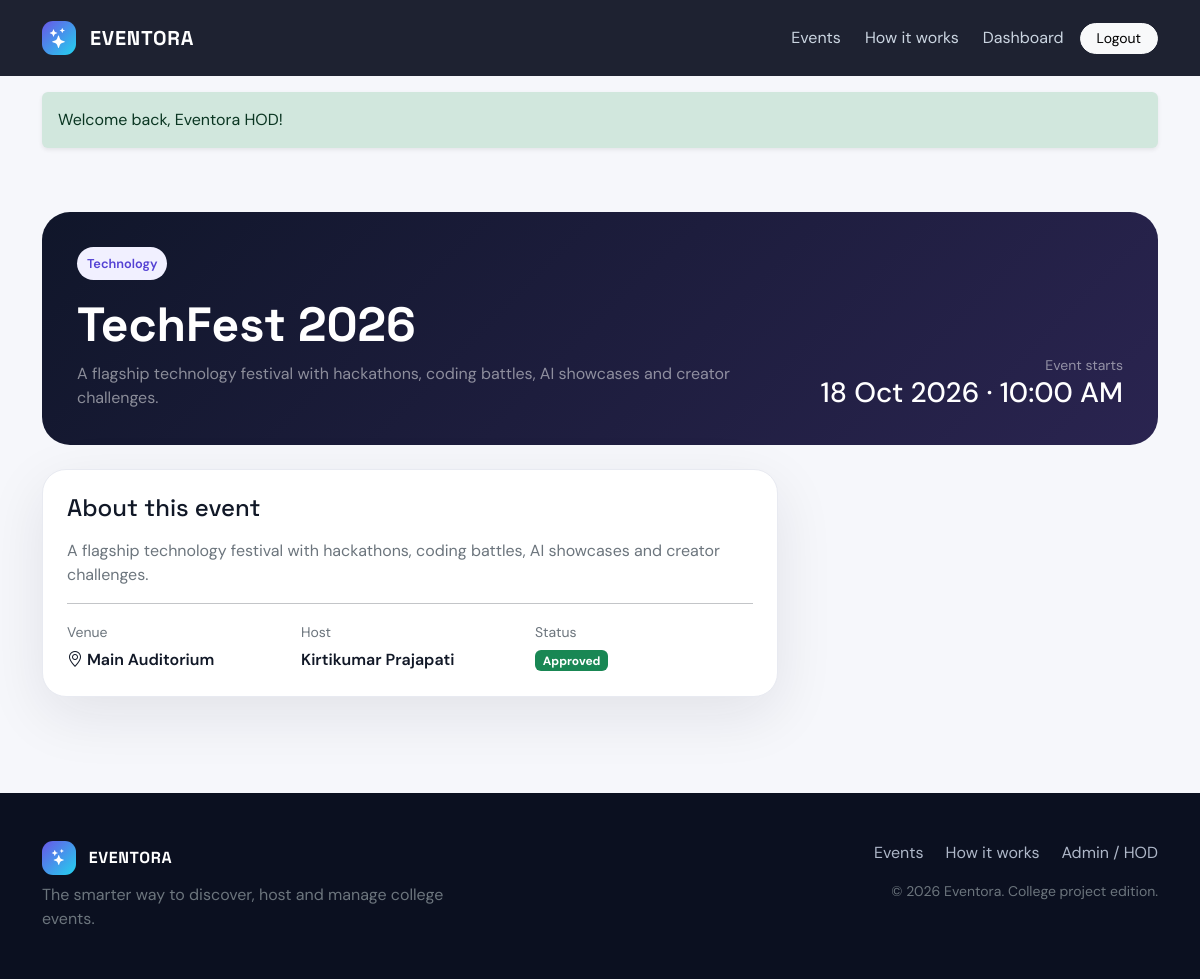
The page /user/event.php?id=1 (signed in) on the database its author committed.
### tables this page shows
CREATE TABLE events (
 id INT UNSIGNED AUTO_INCREMENT PRIMARY KEY,
 host_id INT UNSIGNED NULL,
 title VARCHAR(180) NOT NULL,
 category VARCHAR(80) NOT NULL,
 description TEXT NOT NULL,
 event_date DATETIME NOT NULL,
 venue VARCHAR(180) NOT NULL,
 expected_participants INT NOT NULL DEFAULT 0,
 budget DECIMAL(12,2) NOT NULL DEFAULT 0,
 requirements TEXT,
 status ENUM('draft','approved','closed','completed') NOT NULL DEFAULT 'draft',
 created_at TIMESTAMP DEFAULT CURRENT_TIMESTAMP,
 FOREIGN KEY(host_id) REFERENCES users(id) ON DELETE SET NULL,
 INDEX(event_date,status)
);

CREATE TABLE users (
 id INT UNSIGNED AUTO_INCREMENT PRIMARY KEY,
 name VARCHAR(120) NOT NULL,
 email VARCHAR(190) NOT NULL UNIQUE,
 password VARCHAR(255) NOT NULL,
 role ENUM('student','host','coordinator','volunteer','admin') NOT NULL DEFAULT 'student',
 status ENUM('active','inactive') NOT NULL DEFAULT 'active',
 created_at TIMESTAMP DEFAULT CURRENT_TIMESTAMP
);

### user/event.php (the view)
<?php
require_once __DIR__ . '/../includes/config.php';
require_role(['admin','student','host','coordinator','volunteer']); db_required(); $id=(int)($_GET['id']??0);$s=$pdo->prepare('SELECT e.*,u.name AS host_name FROM events e LEFT JOIN users u ON u.id=e.host_id WHERE e.id=? AND e.status=\'approved\'');$s->execute([$id]);$ev=$s->fetch();if(!$ev){http_response_code(404);exit('Event not found');}$page_title=$ev['title'];require __DIR__.'/../includes/header.php'; ?><div class="container py-5"><div class="hero-mini mb-4"><div class="row align-items-end"><div class="col-lg-8"><span class="metric-chip"><?=e($ev['category'])?></span><h1 class="display-5 fw-bold mt-3"><?=e($ev['title'])?></h1><p class="text-white-50 mb-0"><?=e($ev['description'])?></p></div><div class="col-lg-4 text-lg-end mt-4 mt-lg-0"><div class="small text-white-50">Event starts</div><div class="h3 mb-0"><?=date('d M Y · h:i A',strtotime($ev['event_date']))?></div></div></div></div><div class="row g-4"><div class="col-lg-8"><div class="dash-card p-4"><h4>About this event</h4><p class="text-secondary mt-3"><?=nl2br(e($ev['description']))?></p><hr><div class="row g-3"><div class="col-md-4"><span class="text-secondary small">Venue</span><div class="fw-semibold mt-1"><i class="bi bi-geo-alt"></i> <?=e($ev['venue'])?></div></div><div class="col-md-4"><span class="text-secondary small">Host</span><div class="fw-semibold mt-1"><?=e($ev['host_name']??'Eventora')?></div></div><div class="col-md-4"><span class="text-secondary small">Status</span><div class="mt-1"><?=status_badge($ev['status'])?></div></div></div></div></div><?php if (($user['role'] ?? '') !== 'admin'): ?><div class="col-lg-4"><div class="dash-card p-4"><h5>Join this event</h5><p class="small text-secondary">Choose how you want to contribute.</p><a class="btn btn-primary rounded-pill w-100 mb-2" href="/user/register_event.php?id=<?=$ev['id']?>"><i class="bi bi-ticket-perforated"></i> Register as participant</a><a class="btn btn-outline-dark rounded-pill w-100 mb-2" href="/volunteer/apply.php?event_id=<?=$ev['id']?>">Apply as volunteer</a><a class="btn btn-outline-dark rounded-pill w-100" href="/coordinator/apply.php?event_id=<?=$ev['id']?>">Apply as coordinator</a></div></div><?php endif; ?></div></div><?php require __DIR__.'/../includes/footer.php'; ?>

### includes/config.php (shortened to what this page needs)
<?php
function e($value) { return htmlspecialchars((string)$value, ENT_QUOTES, 'UTF-8'); }
function status_badge($status) {
    $map = ['approved'=>'success','pending'=>'warning','rejected'=>'danger','draft'=>'secondary','open'=>'primary','closed'=>'dark','completed'=>'info'];
    $class = $map[strtolower($status)] ?? 'secondary';
    return '<span class="badge text-bg-'.$class.'">'.e(ucfirst($status)).'</span>';
}
?>

### assets/css/app.css (style rules this page uses)
:root { --ink:#111827;--muted:#667085;--bg:#f6f7fb;--card:#fff;--primary:#6956e8;--primary2:#8a72ff;--cyan:#22d3ee;--border:#e8eaf1;--dark:#0b1020;--shadow:0 18px 60px rgba(17,24,39,.09) }
* { box-sizing:border-box }
body { font-family:'DM Sans',sans-serif;background:var(--bg);color:var(--ink) }
h1,h2,h3,h4,h5,.brand { font-family:'Space Grotesk',sans-serif }
.event-card,.feature-card,.dash-card { border:1px solid var(--border);background:var(--card);border-radius:24px;box-shadow:var(--shadow);height:100%;transition:.25s ease }
.hero-mini { background:linear-gradient(135deg,#10162a,#2a2450);border-radius:28px;color:#fff;padding:35px }
.metric-chip { display:inline-flex;align-items:center;gap:7px;background:#f1f0ff;color:#5441d4;padding:7px 10px;border-radius:99px;font-size:.8rem;font-weight:600 }

### rows shown on the page
events: category "Technology", title "TechFest 2026", description "A flagship technology festival with hackathons, coding battles, AI showcases and creator challenges.", event_date "18 Oct 2026 · 10:00 AM", venue "Main Auditorium", host.name "Kirtikumar Prajapati", status "Approved"

### other values the page prints
$msg "Welcome back, Eventora HOD!"
